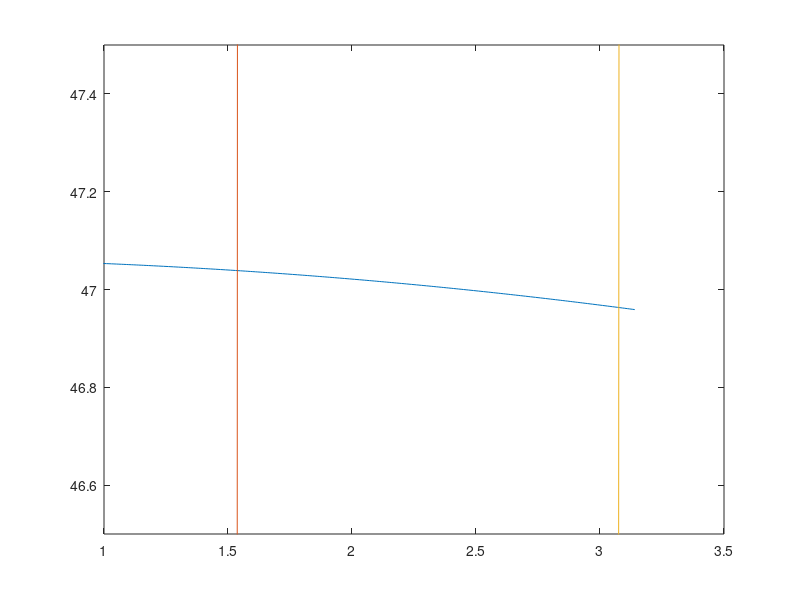

The MATLAB source for this figure:
x1=0:0.01:pi;
y1=sqrt(2215-x1.^2);
plot(x1,y1)
hold on
x2=0:0.01:pi/2;
y2=x2.*tan(x2);
plot(x2,y2)
hold on
x3=pi/2:0.01:pi;
y3=-x3.*cot(x3);
plot(x3,y3);
axis([1 3.5 46.5 47.5])

x_intersect = 0;
